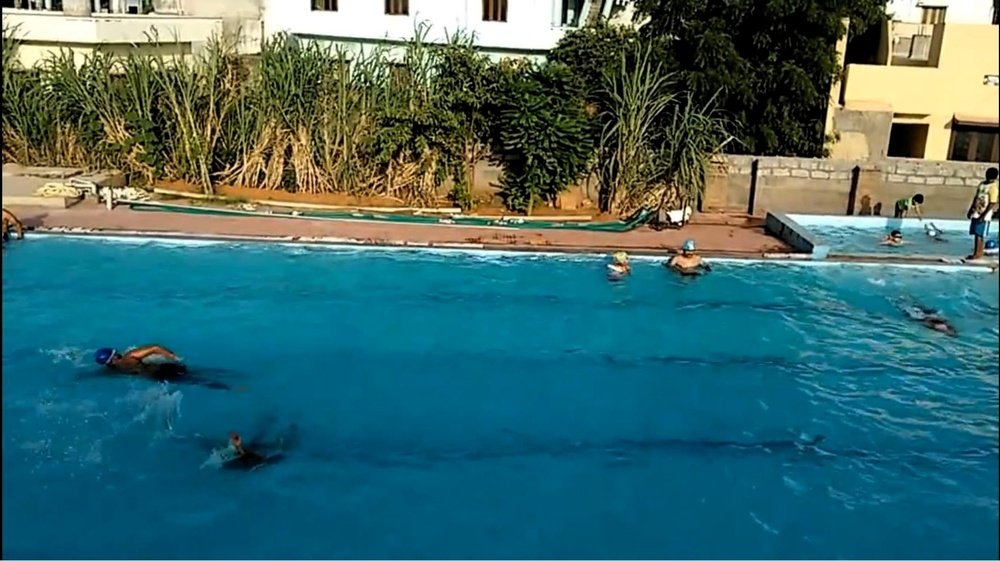
#> input picture test_set/test.jpeg, 1000 x 561 px, shrunk from 1790 x 1005 before the run
$ python test_hysTh.py   (Python 2 division)
#> lines starting #> are read from the running program, lines starting #| are printed output that depends on the picture; after the words box and inside, x2 and y2 are one past the last pixel; in counts of white or black regions, pixels touching at a corner belong together
#> further down, img is the input picture: shape (561, 1000, 3); mean B, G, R 107.4, 106, 59.8
### scripts/hysteresisThreshold.py
#
# Copyright (c) 2016, DroD Team.
# All rights reserved.
#

import cv2
import numpy as np

name = 'HysteresisThreshold'


class HysteresisThreshold():

    def hysThreshold(self, image, upperThreshold, lowerThreshold):  # main threshold function
        # convert into gray scale for intensity access
#> called with upperThreshold = 100, lowerThreshold = 50
        grayImage = cv2.cvtColor(image, cv2.COLOR_BGR2GRAY)
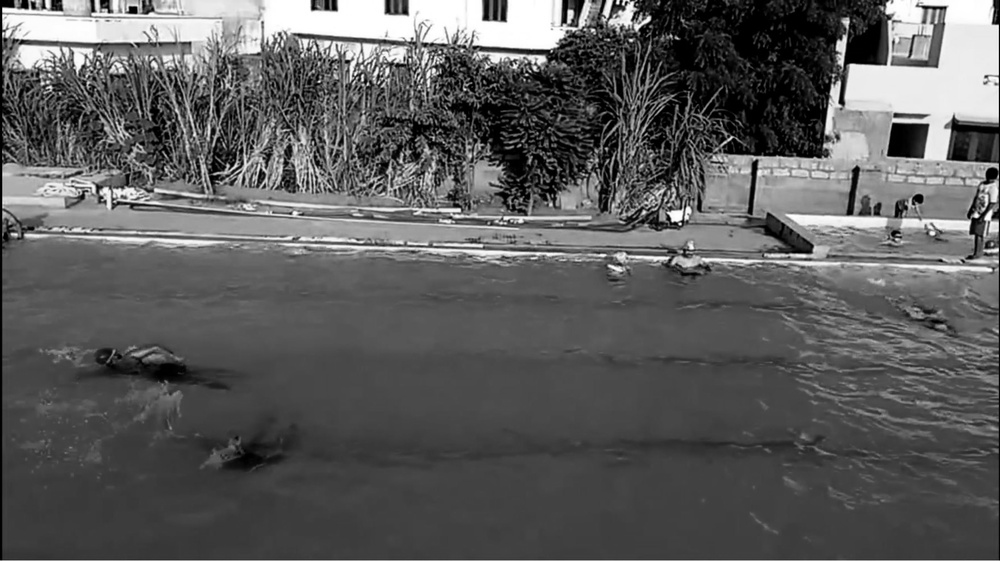
#> grayImage: shape (561, 1000); min 0, max 255, mean 92.3
        # openCV binary thresholding function
        ret, binaryImage = cv2.threshold(
            grayImage, upperThreshold, 255, cv2.THRESH_BINARY)
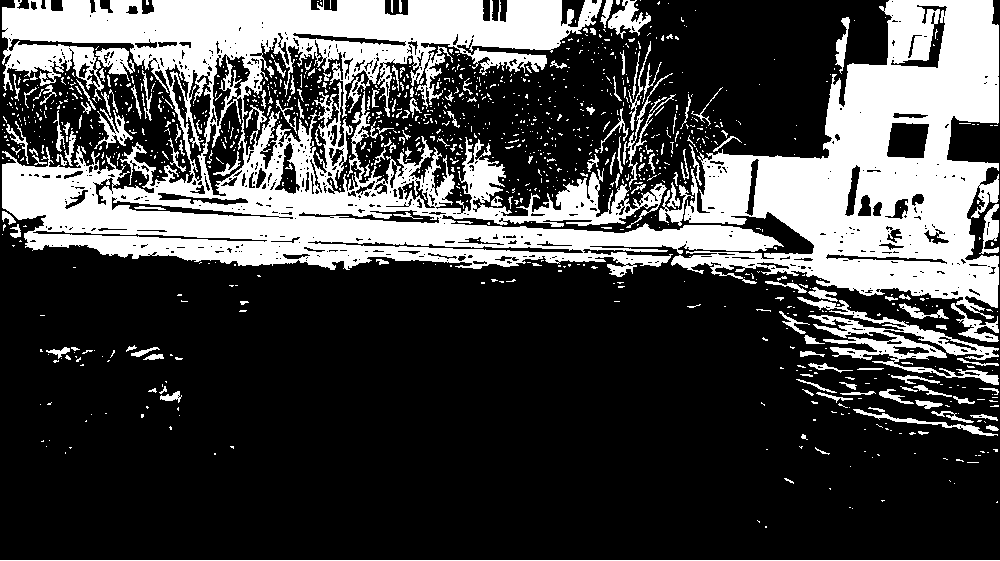
#> binaryImage: shape (561, 1000); 28.6% white; 1177 white regions (1009 under 20 px), largest, box (x1, y1, x2, y2) and area: (2, 0, 784, 277) 86610, (671, 0, 999, 319) 49618, (797, 297, 999, 385) 4246
#> ret = 100
        height, width = binaryImage.shape  # obtain width and height from grayscale image
#> height = 561; width = 1000
        for x in range(0, width):  # scan through all pixels
            for y in range(0, height):  # record intesity value
                if binaryImage[y, x] == 255:  # if it is white
                    # N8 neighborhood function
                    binaryImage = self.__hysConnect(
                        x, y, width, height, lowerThreshold, binaryImage, grayImage)
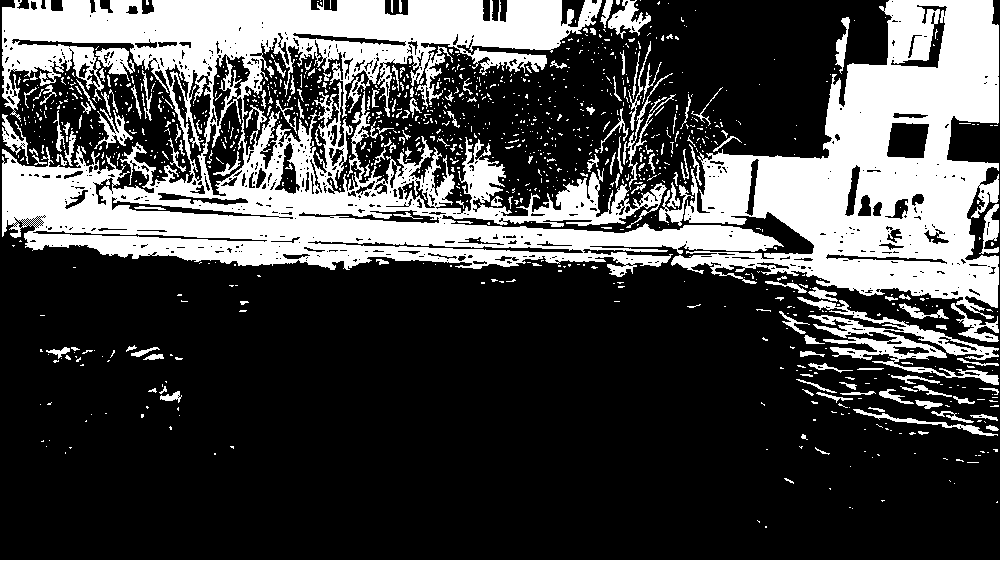
#> binaryImage: shape (561, 1000); 28.7% white; 1149 white regions (985 under 20 px), largest, box (x1, y1, x2, y2) and area: (2, 0, 784, 277) 87536, (671, 0, 999, 319) 49618, (797, 297, 999, 385) 4246
        return binaryImage  # output edited image

    def __hysConnect(self, x, y, width, height, lowerThreshold, binaryImage, grayImage):  # private class
        binaryImageCopy = np.array(binaryImage)
#> (the run stopped early here; a loop or call above may not have finished)
